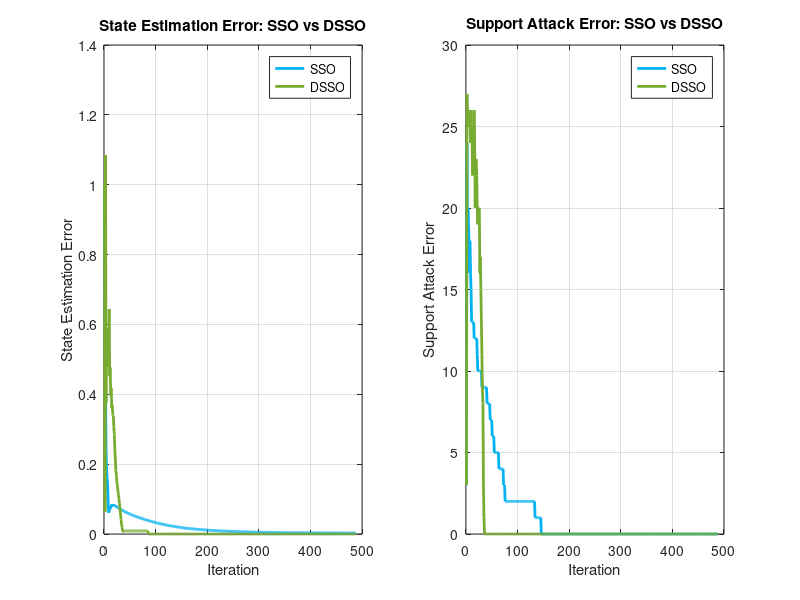
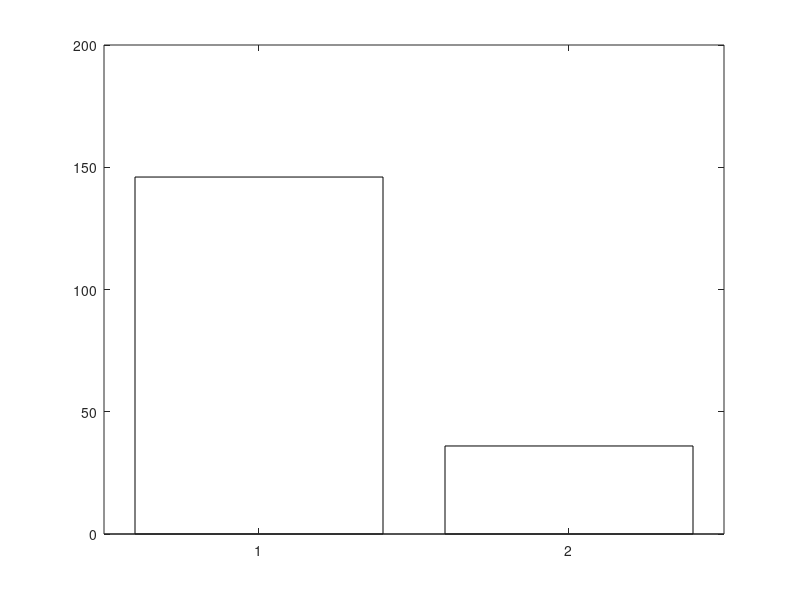

Source code (MATLAB) for these figures, in order: (Note: this script raises an error after producing the figures.)
close all;
clear all;
clc;

load("dynamic_CPS_data.mat");

q = 30; % Number of sensors
h = 3;  % Number of sensors under attack
n = 15; % State dimension
delta = 10^-10;
lambda = 0.1;
a0 = a;

max_iters  = 20000; % Max cycles per run

state_errors_sso = zeros(1, max_iters);
attack_errors_sso = zeros(1, max_iters);
state_errors_dsso = zeros(1, max_iters);
attack_errors_dsso = zeros(1, max_iters);

%% SSO
G = [C, eye(q)];
nu = 0.99 / (norm(G,2)^2);
k = 1;
tol = 0.1;

x_real = [x0, zeros(n,1)];
a_real = a0;
y_real = zeros(q,1);
x = zeros(n,2);
a = zeros(q,2);

while true
    y_real(:,k) = C * x_real(:,k) + a_real(:);
    y(:,k) = C * x(:,k) + a(:,k);
    x(:,k+1) = A * x(:,k) - (nu * A * C' * (y(:,k) - y_real(:,k)));
    z = a(:,k) - (nu * (y(:,k) - y_real(:,k)));
    a(:,k+1) = sign(z) .* max(abs(z) - lambda * nu, 0);
    x_real(:,k+1) = A * x_real(:,k);

    % measurements
    state_errors_sso(k) = norm(x(:,k) - x_real(:,k), 2) / norm(x_real(:,k), 2);

    a_true = abs(a_real) > tol;
    a_est = abs(a(:,k)) > tol;
    
    attack_errors_sso(k) = sum(abs(a_true - a_est));

    if sum((x(:,k+1) - x(:, k)).^2) < delta
        break;
    end

    x = [x, zeros(n,1)];
    a = [a, zeros(q,1)];

    k = k+1;
    if k > max_iters
        disp("SSO runned for " + k + " iteration, no solution found, quitting!");
        break;
    end
end
longer = k;

%% D-SSO
nu = 0.7;
k = 1;

x_real = [x0, zeros(n,1)];
a_real = a0;
y_real = zeros(q,1);
x = zeros(n,2);
a = zeros(q,2);

C_pinv = pinv(C);
L = A * C_pinv;

while true
    y_real(:,k) = C * x_real(:,k) + a_real(:);
    y(:,k) = C * x(:,k) + a(:,k);
    x(:,k+1) = A * x(:,k) - (L * (y(:,k) - y_real(:,k)));
    z = a(:,k) - (nu * (y(:,k) - y_real(:,k)));
    a(:,k+1) = sign(z) .* max(abs(z) - lambda * nu, 0);
    x_real(:,k+1) = A * x_real(:,k);

    % measurements
    state_errors_dsso(k) = norm(x(:,k) - x_real(:,k), 2) / norm(x_real(:,k), 2);

    a_true = abs(a_real) > tol;
    a_est = abs(a(:,k)) > tol;
    
    attack_errors_dsso(k) = sum(abs(a_true - a_est));

    if sum((x(:,k+1) - x(:, k)).^2) < delta
        break;
    end

    x = [x, zeros(n,1)];
    a = [a, zeros(q,1)];

    k = k+1;
    if k > max_iters
        disp("D-SSO runned for " + k + " iteration, no solution found, quitting!");
        break;
    end
end

if(k > longer)
    longer = k;
end

%% DATA POST PROCESSING
state_errors_sso = state_errors_sso(1:longer);
state_errors_dsso = state_errors_dsso(1:longer);
attack_errors_sso = attack_errors_sso(1:longer);
attack_errors_dsso = attack_errors_dsso(1:longer);

%% PLOTS
% % Plotting the comparison for State Estimation Error
% figure;
% set(gca, 'XScale', 'log')
% plot(1:longer, state_errors_sso, 'b', 'LineWidth', 2); hold on;
% plot(1:longer, state_errors_dsso, 'r', 'LineWidth', 2);
% xlabel('Iteration');
% ylabel('State Estimation Error');
% title('State Estimation Error: SSO vs DSSO');
% legend('SSO', 'DSSO');
% grid on;
% 
% % Plotting the comparison for Support Attack Error
% figure;
% set(gca, 'XScale', 'log')
% plot(1:longer, attack_errors_sso, 'b', 'LineWidth', 2); hold on;
% plot(1:longer, attack_errors_dsso, 'r', 'LineWidth', 2);
% xlabel('Iteration');
% ylabel('Support Attack Error');
% title('Support Attack Error: SSO vs DSSO');
% legend('SSO', 'DSSO');
% grid on;

% filepath: /home/annaroma/Scrivania/LAB_MODELING/ModelingLabs/task3.m
%% PLOTS
figure;
% State Estimation Error (left)
subplot(1,2,1);
set(gca, 'XScale', 'log')
plot(1:longer, state_errors_sso, 'Color', [0 0.7 0.95], 'LineWidth', 2); hold on;   % Cyan for SSO
plot(1:longer, state_errors_dsso, 'Color', [0.4660 0.6740 0.1880], 'LineWidth', 2); % Green for DSSO
xlabel('Iteration');
ylabel('State Estimation Error');
title('State Estimation Error: SSO vs DSSO');
legend('SSO', 'DSSO');
grid on;

% Support Attack Error (right)
subplot(1,2,2);
set(gca, 'XScale', 'log')
plot(1:longer, attack_errors_sso, 'Color', [0 0.7 0.95], 'LineWidth', 2); hold on;  % Cyan for SSO
plot(1:longer, attack_errors_dsso, 'Color', [0.4660 0.6740 0.1880], 'LineWidth', 2);% Green for DSSO
xlabel('Iteration');
ylabel('Support Attack Error');
title('Support Attack Error: SSO vs DSSO');
legend('SSO', 'DSSO');
grid on;



% Plotting the number of iterations necessary to converge for both algorithms
% find the first iteration where the support error attacks is zero, i.e., when the estimated support matches the true support
sso_idx_convergence = find(attack_errors_sso == 0, 1);
dsso_idx_convergence = find(attack_errors_dsso == 0, 1);

% Plotting the convergence iterations
figure;
b = bar([sso_idx_convergence, dsso_idx_convergence], 'FaceColor', 'flat');
b.CData(1,:) = [0 0.7 0.95];           % Cyan for SSO
b.CData(2,:) = [0.4660 0.6740 0.1880]; % Green for DSSO
set(gca, 'XTickLabel', {'SSO', 'DSSO'});
title('Convergence Iterations for SSO and DSSO');
grid on;

% Print the value on top of each bar for clarity
xt = get(gca, 'XTick');
yt = [sso_idx_convergence, dsso_idx_convergence];
for i = 1:length(yt)
    text(xt(i), yt(i) + 0.05*max(yt), num2str(yt(i)), ...
        'HorizontalAlignment', 'center', 'FontWeight', 'bold', 'FontSize', 12);
end

